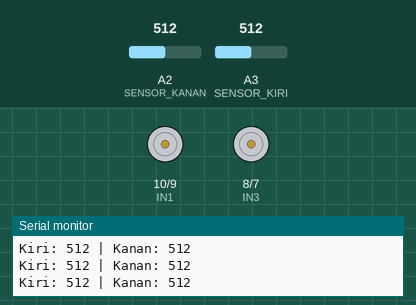
A sketch run on a simulated Arduino Uno, built with avr-gcc and run on an emulated ATmega328P. Shown: motor-driver pin pairs drawn as motors (green arrow = first pin HIGH = forward, orange = second pin HIGH = backward, longer = more drive, scaled by the enable pin), the last lines printed to the serial monitor. Inputs (shaded band) come from the test bench; at power-on: A2 (SENSOR_KANAN) = 512, A3 (SENSOR_KIRI) = 512.

Above: at 1.2 s.
1.3 s: A2 (SENSOR_KANAN) set to 419
4.3 s: A2 (SENSOR_KANAN) set to 386
At 5.1 s:
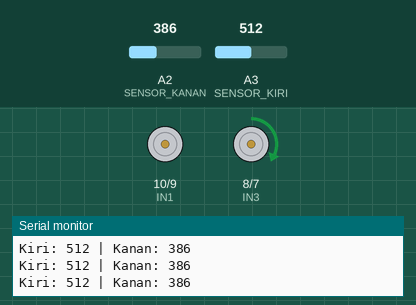
5.8 s: A3 (SENSOR_KIRI) set to 408
8.8 s: A3 (SENSOR_KIRI) set to 388
At 9.2 s:
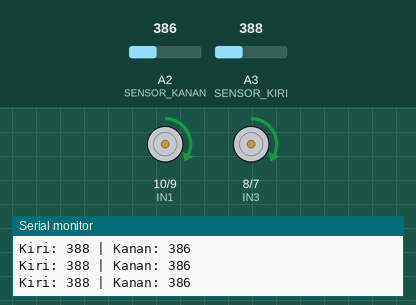
10.3 s: A2 (SENSOR_KANAN) set to 1023
At 11.5 s:
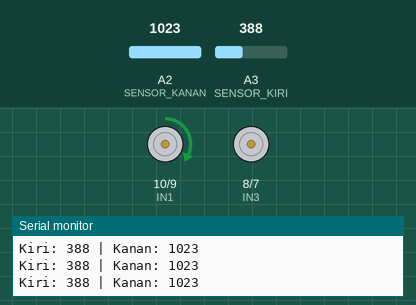
Timing chart, 0 to 12.8 s (numbered marks = the images above; inputs shaded):
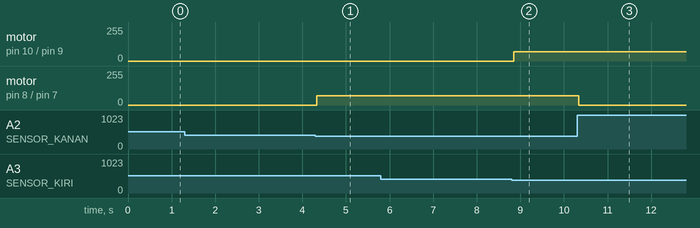

The sketch:

line_follower_bang_bang.ino
```cpp
// ---------- PIN SENSOR ----------
const int SENSOR_KIRI  = A3;
const int SENSOR_KANAN = A2;

// ---------- PIN MOTOR ----------
const int IN1 = 10;          // motor kiri
const int IN2 = 9;           // motor kiri
const int motorL_ENA = 11;   // PWM motor kiri

const int IN3 = 8;           // motor kanan
const int IN4 = 7;           // motor kanan
const int motorR_ENB = 6;    // PWM motor kanan

// ---------- THRESHOLD ----------
const int THRESHOLD_KIRI  = 400; // nilai 0-1023
const int THRESHOLD_KANAN = 400; // nilai 0-1023

// ========== MOTOR SETTINGS (0 - 255) ==========
const int speedKiri  = 68;   // kecepatan motor kiri
const int speedKanan = 68;   // kecepatan motor kanan

void setup() {
  pinMode(IN1, OUTPUT);
  pinMode(IN2, OUTPUT);
  pinMode(IN3, OUTPUT);
  pinMode(IN4, OUTPUT);
  pinMode(motorL_ENA, OUTPUT);
  pinMode(motorR_ENB, OUTPUT);

  Serial.begin(9600);
}

void loop() {
  int nilaiKiri  = analogRead(SENSOR_KIRI);
  int nilaiKanan = analogRead(SENSOR_KANAN);

  Serial.print("Kiri: "); Serial.print(nilaiKiri);
  Serial.print(" | Kanan: "); Serial.println(nilaiKanan);

  bool adaGarisKiri  = (nilaiKiri  > THRESHOLD_KIRI);
  bool adaGarisKanan = (nilaiKanan > THRESHOLD_KANAN);

  if (!adaGarisKiri && !adaGarisKanan) {
    maju();
  } else if (adaGarisKiri && !adaGarisKanan) {
    belokKiri();
  } else if (!adaGarisKiri && adaGarisKanan) {
    belokKanan();
  } else {
    berhenti();
  }
}

void maju() {
  analogWrite(motorL_ENA, speedKiri);
  analogWrite(motorR_ENB, speedKanan);
  digitalWrite(IN1, HIGH); digitalWrite(IN2, LOW);
  digitalWrite(IN3, HIGH); digitalWrite(IN4, LOW);
}

void belokKiri() {
  analogWrite(motorL_ENA, 0);
  analogWrite(motorR_ENB, speedKanan);
  digitalWrite(IN1, LOW);  digitalWrite(IN2, LOW);
  digitalWrite(IN3, HIGH); digitalWrite(IN4, LOW);
}

void belokKanan() {
  analogWrite(motorL_ENA, speedKiri);
  analogWrite(motorR_ENB, 0);
  digitalWrite(IN1, HIGH); digitalWrite(IN2, LOW);
  digitalWrite(IN3, LOW);  digitalWrite(IN4, LOW);
}

void berhenti() {
  analogWrite(motorL_ENA, 0);
  analogWrite(motorR_ENB, 0);
  digitalWrite(IN1, LOW); digitalWrite(IN2, LOW);
  digitalWrite(IN3, LOW); digitalWrite(IN4, LOW);
}
```

Measured:
- the behaviour switches between 401 and 400 on A2 (SENSOR_KANAN) (found by bisection; images 0 and 1)
- the behaviour switches between 401 and 400 on A3 (SENSOR_KIRI) (found by bisection; images 1 and 2)
- after the input at 4.3 s, motor on pin 8 (IN3) / pin 7 (IN4): stopped → forward 68/255 at once
- after the input at 8.8 s, motor on pin 10 (IN1) / pin 9 (IN2): stopped → forward 68/255 at once
- after the input at 10.3 s, motor on pin 8 (IN3) / pin 7 (IN4): forward 68/255 → stopped at once
